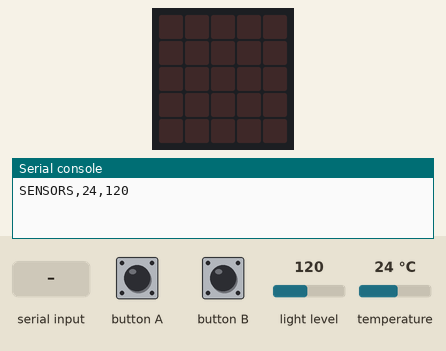
A program run on a simulated BBC micro:bit running MicroPython. On the bench: the board's 5×5 LED display, the last lines printed to the serial console. The test bench sets the inputs (shaded band); at power-on: light level 120, temperature 24 °C.

Above: at 1.2 s.
1.3 s: "OK" typed at the serial console, then Enter
At 2.3 s:
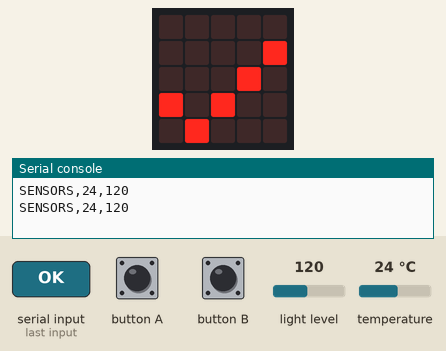
2.8 s: "ALERT" typed at the serial console, then Enter
At 3.3 s:
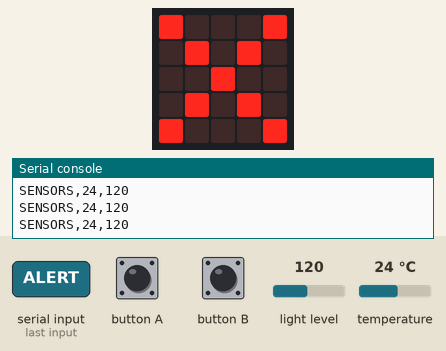
Timing chart, 0 to 5.8 s (numbered marks = the images above; inputs shaded):
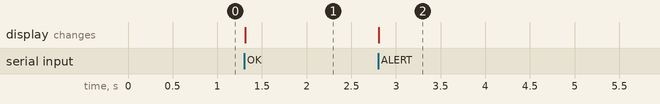

Measured:
- after the input at 1.3 s, the display: changes at once (image 1)
- after the input at 2.8 s, the display: changes at once (image 2)

The program:

10_microbit_serial_sender.py
```python
'''
Example: micro:bit Serial Communication (micro:bit side)
Flash this to the micro:bit, then run "10 microbit serial.py" on your computer.

Every message is one line of comma-separated text:
    SENSORS,<temperature C>,<light 0-255>   every second
    BUTTON,A / BUTTON,B                     when a button is pressed
    GESTURE,shake                           when the micro:bit is shaken

The computer replies with one word per line, shown on the LED matrix:
    OK    -> tick       ALERT -> cross (too hot)

By: Meqdad Darwish
'''
from microbit import *

REPORT_EVERY_MS = 1000
last_report = running_time()

while True:
    if button_a.was_pressed():
        print("BUTTON,A")
    if button_b.was_pressed():
        print("BUTTON,B")
    if accelerometer.was_gesture("shake"):
        print("GESTURE,shake")

    if running_time() - last_report >= REPORT_EVERY_MS:
        print("SENSORS,{},{}".format(temperature(), display.read_light_level()))
        last_report = running_time()

    if uart.any():
        reply = uart.readline()
        if reply:
            command = str(reply, "utf-8").strip()
            if command == "OK":
                display.show(Image.YES)
            elif command == "ALERT":
                display.show(Image.NO)

    sleep(20)
```
